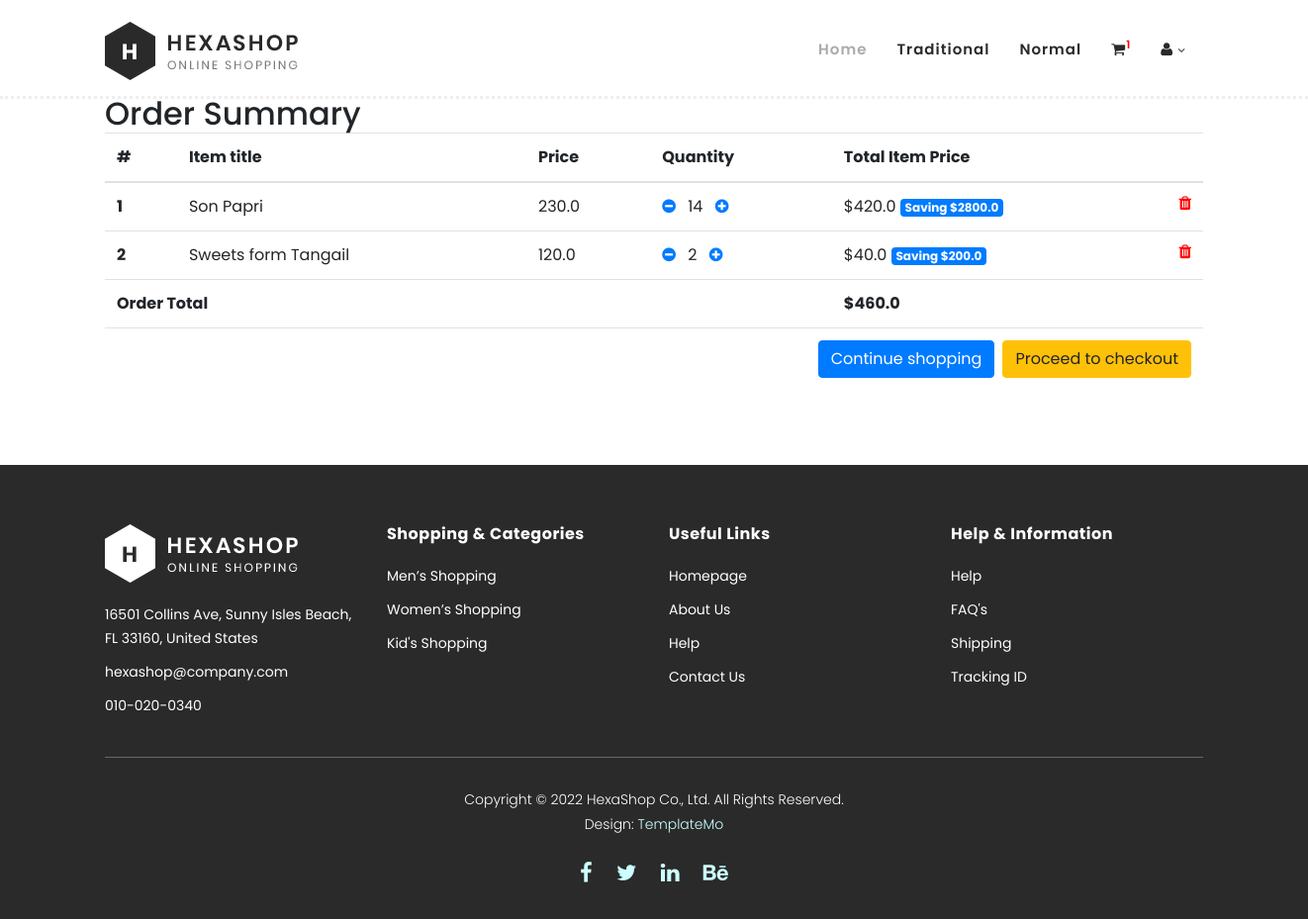
Page /cart/ (signed in) on the earlier database version.
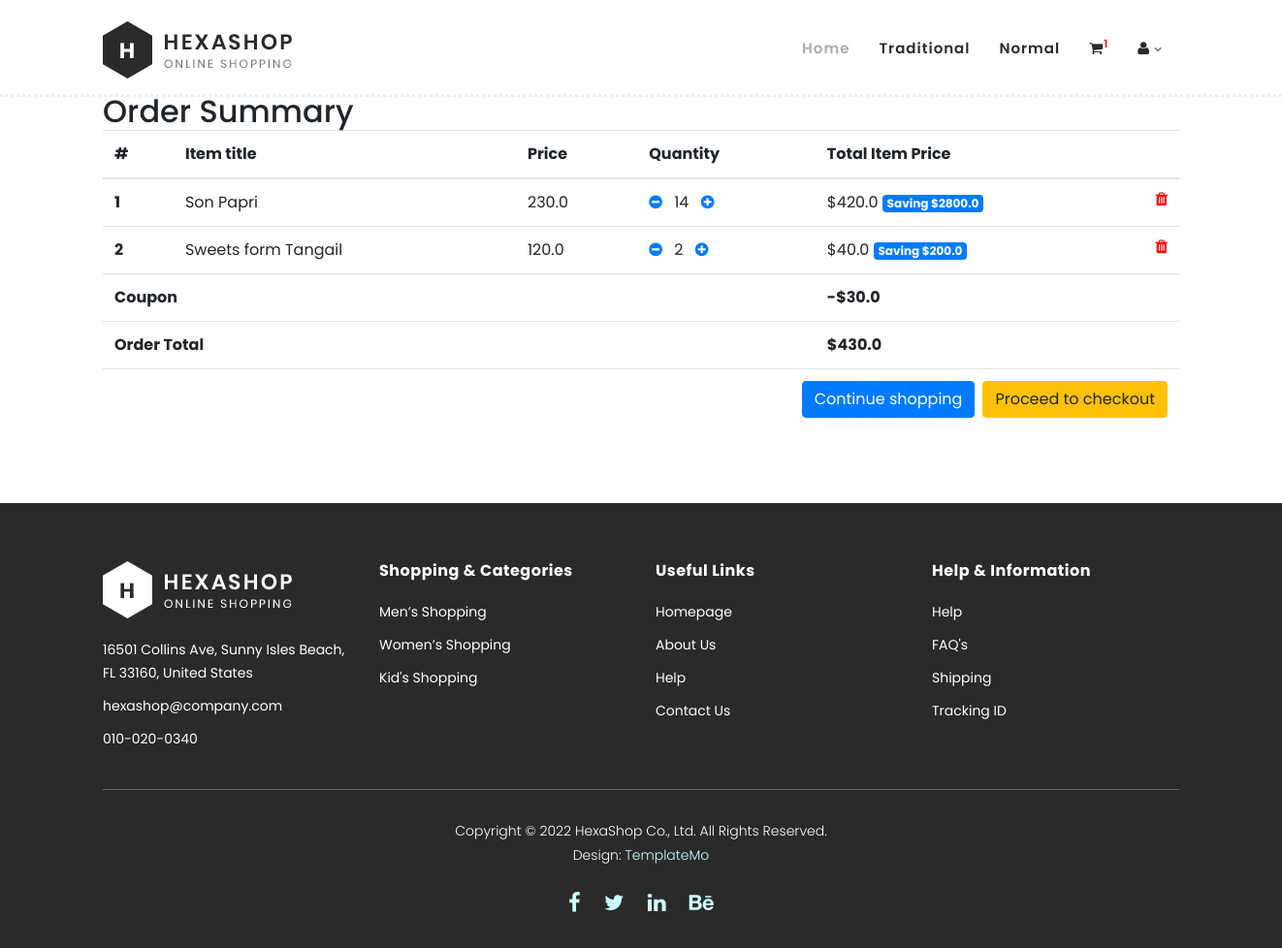
Same page on the later database version.
### core/models.py (models this page shows, shortened)
class OrderItem(models.Model):
    user = models.ForeignKey(settings.AUTH_USER_MODEL, on_delete=models.CASCADE)
    ordered = models.BooleanField(default=False)
    item = models.ForeignKey(Item, on_delete=models.CASCADE)
    quantity = models.IntegerField(default=1)
    def get_total_item_price(self):
        return self.quantity * self.item.price
    def get_total_discount_item_price(self):
        return self.quantity * self.item.discount_price
    def get_amount_saved(self):
        return self.get_total_item_price()-self.get_total_discount_item_price()
    def get_final_price(self):
        if self.item.discount_price:
            return self.get_total_discount_item_price()
        return self.get_total_item_price()

class Item(models.Model):
    title = models.CharField(max_length=100)
    price = models.FloatField()
    discount_price = models.FloatField(blank=True, null = True)
    category = models.CharField(choices=CATEGORY_CHOICES, max_length=2)
    label = models.CharField(choices=LABEL_CHOICES, max_length=1)
    slug = models.SlugField()
    description = models.TextField()
    image = models.ImageField()

class Order(models.Model):
    user = models.ForeignKey(settings.AUTH_USER_MODEL, on_delete=models.CASCADE)
    ref_code = models.CharField(max_length=20, blank=True, null=True)
    items = models.ManyToManyField(OrderItem)
    start_date = models.DateTimeField(auto_now_add=True)
    ordered_date = models.DateTimeField()
    ordered = models.BooleanField(default=False)
    shipping_address = models.ForeignKey(
        'Address', related_name='shipping_address', on_delete=models.SET_NULL, blank=True, null=True)
    billing_address = models.ForeignKey(
        'Address', related_name='billing_address', on_delete=models.SET_NULL, blank=True, null=True)
    payment = models.ForeignKey('Payment', on_delete=models.SET_NULL, blank=True, null=True)
    coupon = models.ForeignKey('Coupon', on_delete=models.SET_NULL, blank=True, null=True)
    being_delivered = models.BooleanField(default=False)
    received = models.BooleanField(default=False)
    refund_requested = models.BooleanField(default=False)
    refund_grandted = models.BooleanField(default=False)
    def get_total(self):
        total = 0
        for order_item in self.items.all():
            total += order_item.get_final_price()
        if self.coupon:
            total -= self.coupon.amount
        return total

class Coupon(models.Model):
    code = models.CharField(max_length=15)
    amount = models.FloatField()

### core/views.py (the view)
# urls.py: path('cart/', OrderSummaryView.as_view(), name='cart'),
class OrderSummaryView(LoginRequiredMixin, View):
    def get(self, *args, **kwargs):
        try:
            order = Order.objects.get(user = self.request.user, ordered = False)
            context = {
                'object': order
            }
            return render(self.request, 'cart.html', context)
        except ObjectDoesNotExist:
            messages.warning(self.request, "You do not have active order")
            return redirect('core:home')

### templates/cart.html (shortened to what this page needs)
{% extends "base.html" %}
{% block content %}
    <br><br><br><br>
    <div class="container">
    <div class="table-responsive text-nowrap">
    <h2>Order Summary</h2>
    <table class="table">
        <thead>
        <tr>
            <th scope="col">#</th>
            <th scope="col">Item title</th>
            <th scope="col">Price</th>
            <th scope="col">Quantity</th>
            <th scope="col">Total Item Price</th>
        </tr>
        </thead>
        <tbody>
        {% for order_item in object.items.all %}
        <tr>
            <th scope="row">{{ forloop.counter }}</th>
            <td>{{ order_item.item.title }}</td>
            <td>{{ order_item.item.price }}</td>
            <td>
                <a href="{% url 'core:remove-single-item-from-cart' order_item.item.slug %}"><i class="fa fa-minus-circle mr-2"></i></a>
                {{ order_item.quantity }}
                <a href="{% url 'core:add-to-cart' order_item.item.slug %}"><i class="fa fa-plus-circle ml-2"></i></a>
            </td>
            <td>
            {% if order_item.item.discount_price %}
                ${{ order_item.get_total_discount_item_price }}
                <span class="badge badge-primary">Saving ${{ order_item.get_amount_saved }}</span>
            {% else %}
                ${{ order_item.get_total_item_price }}
            {% endif %}
            <a style='color: red;' href="{% url 'core:remove-from-cart' order_item.item.slug %}">
                <i class="fa fa-trash float-right"></i>
            </a>
            </td>
        </tr>
        {% endfor %}
        {% if object.coupon %}
        <tr>
            <td colspan="4"><b>Coupon</b></td>
            <td><b>-${{ object.coupon.amount }}</b></td>
        </tr>
        {% endif %}
        <tr>
            <td colspan="4"><b>Order Total</b></td>
            <td><b>${{ object.get_total }}</b></td>
        </tr>
        <tr>
            <td colspan="5">
            <a class='btn btn-warning float-right ml-2' href="{% url 'core:checkout' %}">Proceed to checkout</a>
            <a class='btn btn-primary float-right' href='/'>Continue shopping</a>
            </td>
        </tr>
        </tbody>
    </table>
    </div>
    </div>
{% endblock content %}

### templates/base.html (shortened to what this page needs)
<!DOCTYPE html>
<html lang="en">
    {% load static %}
  <head>
    <link rel="stylesheet" type="text/css" href="{% static 'css/bootstrap.min.css' %}">
    <link rel="stylesheet" type="text/css" href="{% static 'css/font-awesome.css' %}">
    <link rel="stylesheet" href="{% static 'css/templatemo-hexashop.css' %}">
    <link rel="stylesheet" href="{% static 'css/owl-carousel.css' %}">
    <link rel="stylesheet" href="{% static 'css/lightbox.css' %}">
    </head>
    <body>
    {% include 'navbar.html' %}
    {% block content %}
    {% endblock content %}
    {% include 'footer.html' %}
  </body>
</html>

### templates/navbar.html (shortened to what this page needs)
{% load static %}
<header class="header-area header-sticky">
    <div class="container">
        <div class="row">
            <div class="col-12">
                <nav class="main-nav">
                    <a href="{% url 'core:home' %}" class="logo">
                        <img src="{% static 'images/logo.png' %}">
                    </a>
                    <ul class="nav">
                        <li class="scroll-to-section"><a href="{% url 'core:home' %}" class="active">Home</a></li>
                        <li class="scroll-to-section"><a href="{% url 'core:product' %}">Traditional</a></li>
                        <li class="scroll-to-section"><a href="{% url 'core:product' %}">Normal</a></li>
                        <li class="scroll-to-section"><a href="{% url 'core:cart' %}"><i class="fa fa-shopping-cart"></i><sup style="color:red;">1</sup></a></li>
                        {% if user.is_authenticated  %}
                           <li class="submenu">
                                <a href="javascript:;"><i class="fa fa-user"></i></a>
                            </li>
                        {% else %}
                            <li class="scroll-to-section"><a href="{% url 'core:signin' %}"><i class="fa fa-sign-in"></i></a></li>
                        {% endif %}
                    </ul>
                </nav>
            </div>
        </div>
    </div>
</header>

### templates/footer.html
 {% load static %}
 <footer>
    <div class="container">
        <div class="row">
            <div class="col-lg-3">
                <div class="first-item">
                    <div class="logo">
                        <img src="{% static 'images/white-logo.png' %}" alt="hexashop ecommerce templatemo">
                    </div>
                    <ul>
                        <li><a href="#">16501 Collins Ave, Sunny Isles Beach, FL 33160, United States</a></li>
                        <li><a href="#">hexashop@company.com</a></li>
                        <li><a href="#">010-020-0340</a></li>
                    </ul>
                </div>
            </div>
            <div class="col-lg-3">
                <h4>Shopping &amp; Categories</h4>
                <ul>
                    <li><a href="#">Men’s Shopping</a></li>
                    <li><a href="#">Women’s Shopping</a></li>
                    <li><a href="#">Kid's Shopping</a></li>
                </ul>
            </div>
            <div class="col-lg-3">
                <h4>Useful Links</h4>
                <ul>
                    <li><a href="#">Homepage</a></li>
                    <li><a href="#">About Us</a></li>
                    <li><a href="#">Help</a></li>
                    <li><a href="#">Contact Us</a></li>
                </ul>
            </div>
            <div class="col-lg-3">
                <h4>Help &amp; Information</h4>
                <ul>
                    <li><a href="#">Help</a></li>
                    <li><a href="#">FAQ's</a></li>
                    <li><a href="#">Shipping</a></li>
                    <li><a href="#">Tracking ID</a></li>
                </ul>
            </div>
            <div class="col-lg-12">
                <div class="under-footer">
                    <p>Copyright © 2022 HexaShop Co., Ltd. All Rights Reserved.
                    <br>Design: <a href="https://templatemo.com" target="_parent" title="free css templates">TemplateMo</a></p>
                    <ul>
                        <li><a href="#"><i class="fa fa-facebook"></i></a></li>
                        <li><a href="#"><i class="fa fa-twitter"></i></a></li>
                        <li><a href="#"><i class="fa fa-linkedin"></i></a></li>
                        <li><a href="#"><i class="fa fa-behance"></i></a></li>
                    </ul>
                </div>
            </div>
        </div>
    </div>
</footer>

### static/css/templatemo-hexashop.css (style rules this page uses)
html, body, div, span, applet, object, iframe, h1, h2, h3, h4, h5, h6, p, blockquote, div pre, a, abbr, acronym, address, big, cite, code, del, dfn, em, font, img, ins, kbd, q, s, samp, small, strike, strong, sub, sup, tt, var, b, u, i, center, dl, dt, dd, ol, ul, li, figure, header, nav, section, article, aside, footer, figcaption { margin: 0; padding: 0; border: 0; outline: 0; }
ul, li { padding: 0; margin: 0; list-style: none; }
header, nav, section, article, aside, footer, hgroup { display: block; }
* { box-sizing: border-box; }
html, body { font-family: 'Poppins', sans-serif; font-weight: 400; background-color: #fff; font-size: 16px; -ms-text-size-adjust: 100%; -webkit-font-smoothing: antialiased; -moz-osx-font-smoothing: grayscale; }
a { text-decoration: none !important; }
h1, h2, h3, h4, h5, h6 { margin-top: 0px; margin-bottom: 0px; }
ul { margin-bottom: 0px; }
p { font-size: 14px; line-height: 25px; color: #2a2a2a; }
html, body { background: #fff; font-family: 'Poppins', sans-serif; }
.header-area { border-bottom: 3px dotted #eee; box-shadow: none; background-color: #fff; position: absolute; top: 0px; left: 0px; right: 0px; z-index: 100; height: 100px; -webkit-transition: all .5s ease 0s; -moz-transition: all .5s ease 0s; -o-transition: all .5s ease 0s; transition: all .5s ease 0s; }
.header-area .main-nav { min-height: 80px; background: transparent; }
.header-area .main-nav .logo { line-height: 100px; color: #fff; font-size: 28px; font-weight: 700; text-transform: uppercase; letter-spacing: 2px; float: left; -webkit-transition: all 0.3s ease 0s; -moz-transition: all 0.3s ease 0s; -o-transition: all 0.3s ease 0s; transition: all 0.3s ease 0s; }
.header-area .main-nav .nav { float: right; margin-top: 30px; margin-right: 0px; background-color: transparent; -webkit-transition: all 0.3s ease 0s; -moz-transition: all 0.3s ease 0s; -o-transition: all 0.3s ease 0s; transition: all 0.3s ease 0s; position: relative; z-index: 999; }
.header-area .main-nav .nav li { padding-left: 15px; padding-right: 15px; }
.header-area .main-nav .nav li:last-child { padding-right: 0px; }
.header-area .main-nav .nav li a { display: block; font-weight: 600; font-size: 15px; color: #2a2a2a; text-transform: capitalize; -webkit-transition: all 0.3s ease 0s; -moz-transition: all 0.3s ease 0s; -o-transition: all 0.3s ease 0s; transition: all 0.3s ease 0s; height: 40px; line-height: 40px; border: transparent; letter-spacing: 1px; }
.header-area .main-nav .nav li a { color: #2a2a2a; }
.header-area .main-nav .nav li:hover a, .header-area .main-nav .nav li a.active { color: #aaa!important; }
.header-area .main-nav .nav li.submenu { position: relative; padding-right: 30px; }
.header-area .main-nav .nav li.submenu:after { font-family: FontAwesome; content: "\f107"; font-size: 12px; color: #2a2a2a; position: absolute; right: 18px; top: 12px; }
.header-area.header-sticky { min-height: 80px; }
.header-area .nav { margin-top: 30px; }
.header-area.header-sticky .nav li a.active { color: #aaa; }
@media (min-width: 767px) { .header-area .main-nav .nav { display: flex !important; } }
footer { margin-top: 60px; padding: 60px 0px 30px 0px; background-color: #2a2a2a; }
footer .logo { margin-bottom: 20px; }
footer ul li { display: block; margin-bottom: 10px; }
footer ul li a { font-size: 14px; color: #fff; transition: all .3s; }
footer h4 { letter-spacing: 0.5px; font-size: 16px; color: #fff; font-weight: 700; margin-bottom: 20px; }
footer .under-footer { margin-top: 30px; padding-top: 30px; text-align: center; border-top: 1px solid rgba(250,250,250,0.3); }
footer .under-footer ul { margin-top: 20px; }
footer .under-footer ul li { display: inline-block; margin: 0px 10px; }
footer .under-footer ul li a { font-size: 22px; }
footer .under-footer p { color: #fff; font-size: 14px; font-weight: 300; }
footer .under-footer a { color: #cff; }

Differences in the rows shown:
changed Order: coupon_id empty → 1 (drawn); coupon.amount (not shown) → "30.0"; get_total "460.0" → "430.0"
Other differences:
text now shown: "Coupon -$"
